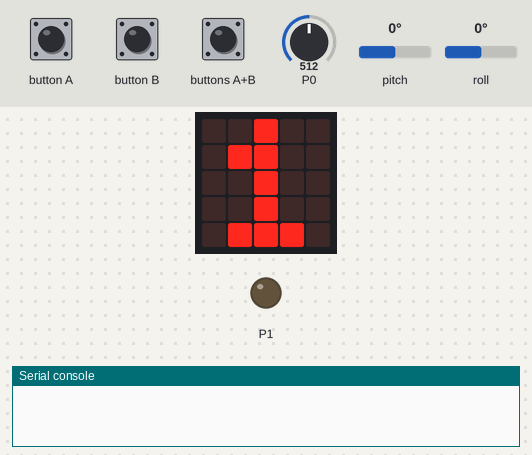
Simulated run of this program. Board: BBC micro:bit (MakeCode). Shown: the board's 5×5 LED display, output pins drawn as LEDs (lit = HIGH), the last lines printed to the serial console. The inputs (shaded band) are chosen by the test bench; at power-on: P0 = 512, pitch 0°, roll 0° (analog values on the 0–1023 scale). No radio messages arrive unless stated (any console line starting 'radio sent:' is added by the test bench).

Above: at 0.1 s.
2.0 s: buttons A+B pressed for 0.15 s
At 3.3 s:
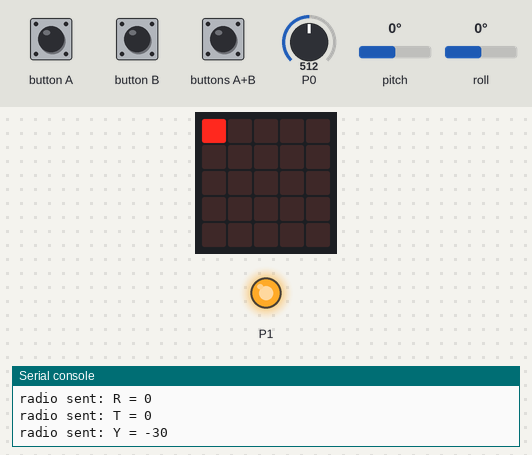
3.6 s: buttons A+B pressed for 1 s
At 5.9 s:
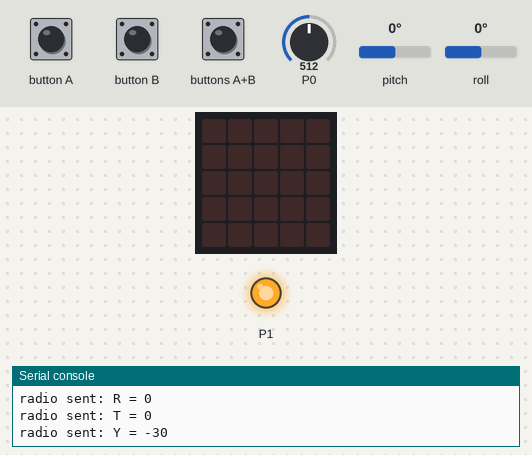
Timing chart, 0 to 7.4 s (numbered marks = the images above; inputs shaded):
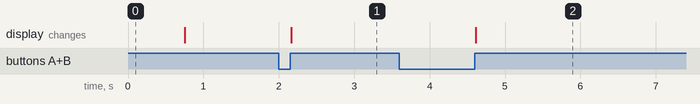

The program:

main.ts
```typescript
input.onButtonPressed(Button.A, function () {
    if (Throttle < 40) {
        Throttle += -5
    } else {
        Throttle += -1
    }
})
input.onGesture(Gesture.ScreenDown, function () {
    Throttle = 0
    Arm = 0
})
input.onGesture(Gesture.Shake, function () {
    Throttle = 0
    Arm = 0
})
input.onButtonPressed(Button.AB, function () {
    if (Arm == 0) {
        Arm = 1
    } else {
        Arm = 0
    }
    Throttle = 0
})
input.onButtonPressed(Button.B, function () {
    if (Throttle < 40) {
        Throttle += 5
    } else {
        Throttle += 1
    }
})
let Yaw = 0
let Roll = 0
let Pitch = 0
let Arm = 0
let Throttle = 0
let Radiogruppe = 1
radio.setGroup(Radiogruppe)
basic.showNumber(Radiogruppe)
pins.analogWritePin(AnalogPin.P1, 1023)
basic.forever(function () {
    Pitch = input.rotation(Rotation.Pitch)
    Roll = input.rotation(Rotation.Roll)
    basic.clearScreen()
    if (Arm == 1) {
        led.plot(0, 0)
    }
    if (pins.analogReadPin(AnalogPin.P0) > 500) {
        Yaw = -30
    } else if (pins.analogReadPin(AnalogPin.P2) > 500) {
        Yaw = 30
    } else {
        Yaw = 0
    }
    radio.sendValue("P", Pitch)
    radio.sendValue("A", Arm)
    radio.sendValue("R", Roll)
    radio.sendValue("T", Throttle)
    radio.sendValue("Y", Yaw)
})
```

test.ts
```typescript
// testene settes inn her; disse vil ikke kompilert så lenge denne pakken blir brukt som en utvidelse.
```

Measured:
- after the input at 2.0 s, the display: changes after 0.16 s (image 1)
- after the input at 3.6 s, the display: changes after 1.0 s (image 2)
